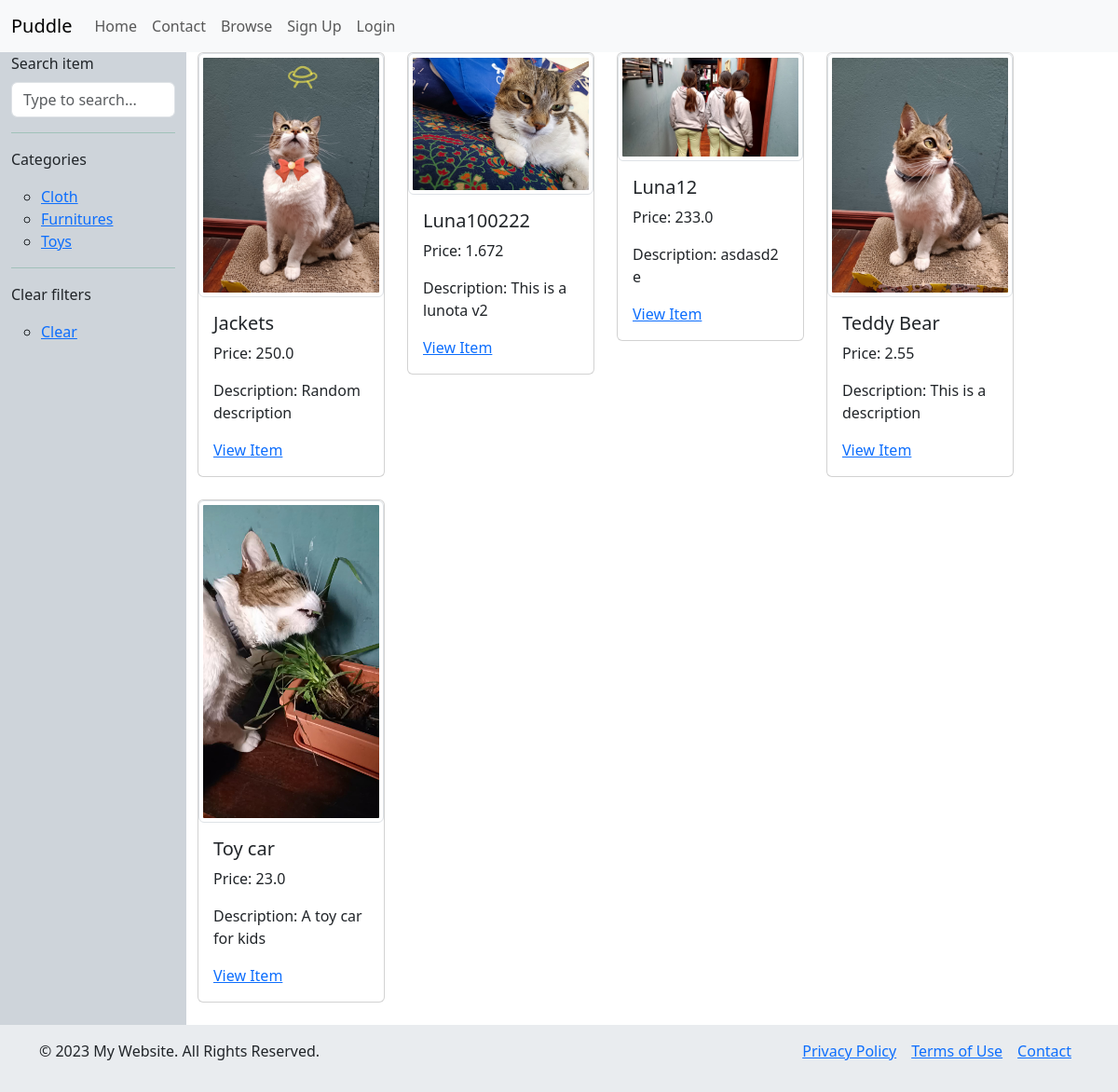
The app's page /items/ with its own data.
### items/models.py (models this page shows, shortened)
class Category(models.Model):
    name = models.CharField(max_length=255)
    description = models.TextField()
    class Meta:
        verbose_name = ("Category")
        verbose_name_plural = ("Categories")
        ordering = ['name']

class Item(models.Model):
    name = models.CharField(max_length=255)
    description = models.TextField(blank=True, null=True)
    category = models.ForeignKey(Category, related_name="items", on_delete=models.CASCADE)
    price = models.FloatField()
    image = models.ImageField(upload_to='item_images/', blank=True, null=True)
    created_at = models.DateTimeField(auto_now_add=True)
    created_by = models.ForeignKey(User, related_name="items", on_delete=models.CASCADE)
    is_sold = models.BooleanField(default=False)
    class Meta:
        verbose_name = ("Item")
        verbose_name_plural = ("Items")
        ordering = ['name']

### items/views.py (the view)
# urls.py: path('', views.items, name='items'),
def items(request):
    query = request.GET.get('query', '')
    items = Item.objects.filter(is_sold=False)
    categories = Category.objects.all()
    category_id = request.GET.get('category', '')
    if category_id:
        items = items.filter(category_id=category_id)
    if query:
        items = items.filter(Q(name__icontains=query) | Q(description__icontains=query))
    return render(request, 'item/items.html',
                  {'items': items,
                   'query': query,
                   "categories": categories,
                   })

### items/templates/item/items.html (shortened to what this page needs)
{% extends "core/base.html"%}
{% block content %}
<div class="container-fluid">
  <div class="row">
<div style="width:200px;" class="col-lg-3 col-md-4 col-sm-6 bg-dark-subtle">
      <div class="sidebar">
        <ul class="nav flex-column">
          <li class="nav-item">
            <form method="GET" action="{%url 'items:items'%}">
              <label for="exampleDataList" class="form-label">Search item</label>
<input name="query" value="{{ query }}" class="form-control" id="exampleDataList" placeholder="Type to search...">
            </form>
              <div class="text-success">
  <hr>
</div>
              <p>Categories</p>
              <ul>
                {% for category in categories %}
                  <li>
                    <a href="{% url 'items:items' %}?query={{ query }}&category={{category.id}}">{{ category.name }}</a>
                  </li>
                {% endfor %}
              </ul>
              <div class="text-success">
  <hr>
</div>
              <p>Clear filters</p>
              <ul>
                <li>
                  <a href="{% url 'items:items' %}">Clear</a>
                </li>
              </ul>
          </li>
        </ul>
      </div>
    </div>
    <div class="col-lg-9 col-md-8 col-sm-6">
      <div class="row">
        {% for item in items %}
          <div class="col-md-3">
            <div class="card mb-4">
              <img src="{{ item.image.url }}" class="img-thumbnail" alt="...">
              <div class="card-body">
                <h5 class="card-title">{{ item.name }}</h5>
                <p class="card-text">Price: {{ item.price }}</p>
                <p class="card-text">Description: {{ item.description }}</p>
                <a href="{% url 'items:detail' item.id %}">View Item</a>
              </div>
            </div>
          </div>
        {% endfor %}
      </div>
    </div>
  </div>
</div>
{% endblock %}

### records on screen
Category: name "Cloth"
Category: name "Furnitures"
Category: name "Toys"
Item: image (picture), name "Jackets", price "250.0", description "Random description"
Item: image (picture), name "Luna100222", price "1.672", description "This is a lunota v2"
Item: image (picture), name "Luna12", price "233.0", description "asdasd2 e"
Item: image (picture), name "Teddy Bear", price "2.55", description "This is a description"
Item: image (picture), name "Toy car", price "23.0", description "A toy car for kids"
